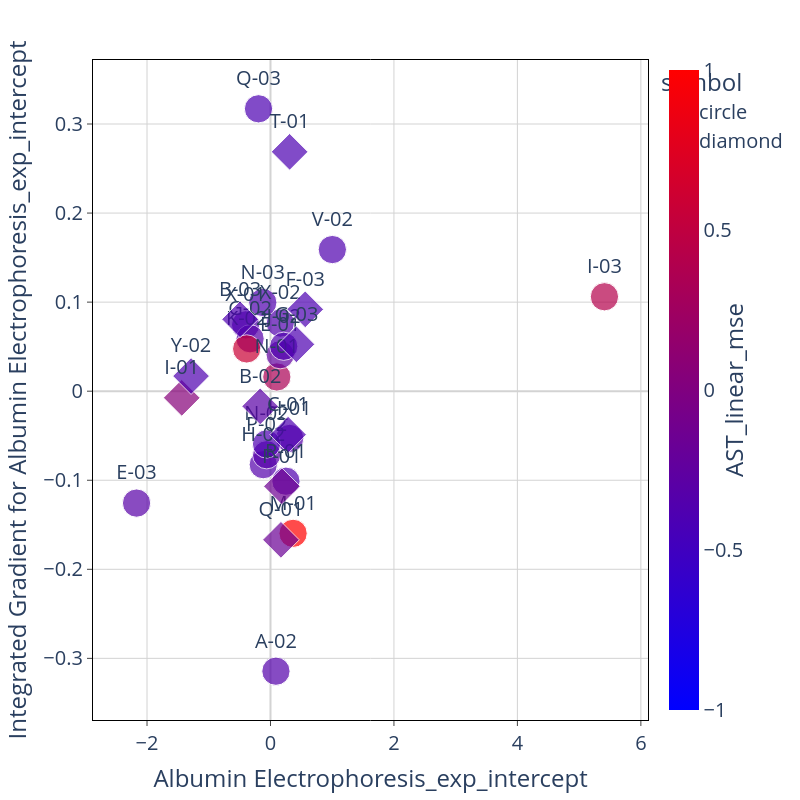

Write notebook code for a chart like this one.
### Code cell
feat_1 = IGtable.columns[feature_order[1]]
feat_2 = IGtable.columns[feature_order[2]]

# fig = px.scatter(x = IG_X[feat_1], y = IGtable[feat_1], text= ID_track_all, color = IG_X[feat_2])
# fig.update_traces(marker=dict(size=12), textposition = 'top center')


fig=px.scatter(x = IG_x_concat[feat_1], y = IGtable_concat[feat_1], 
                 text= IGtable_concat['DeID'], 
                 color = IG_x_concat[feat_2],
                 symbol = IGtable_concat['Shape'], size = [0.5 for i in range(len(IGtable_concat['DeID']))]
                )

# fig.update_traces(marker=dict(size=12, symbol = 'square'), textposition = 'top center')
fig.update_traces(textposition = 'top center')



fig.update_layout(
    plot_bgcolor='white',
    autosize=False,
    width=800,
    height=800,
    coloraxis = {'colorscale':'Bluered'},
    xaxis_title = feat_1,
    yaxis_title = "Integrated Gradient for " + feat_1,
    font=dict(size=20)
)

fig.update_xaxes(
    zeroline=True,
    zerolinecolor='lightgrey',
    mirror=True,
    ticks='outside',
    showline=True,
    linecolor='black',
    gridcolor='lightgrey'
    )
    
fig.update_yaxes(
    zeroline=True,
    zerolinecolor='lightgrey',
    mirror=True,
    ticks='outside',
    showline=True,
    linecolor='black',
    gridcolor='lightgrey'
)

fig.update_coloraxes(colorbar_showticklabels=True,
                    colorbar_title=dict(text=feat_2,side = "right"),
                    cmin = -1, cmax = 1)

fig.show()

### Figure 1 — Plotly figure (JSON) as saved in the notebook; plotly's stock layout.template omitted (floating-point values rounded to 4 significant figures)
{"data": [{"hovertemplate": "symbol=circle<br>x=%{x}<br>y=%{y}<br>size=%{marker.size}<br>text=%{text}<br>color=%{marker.color}<extra></extra>", "legendgroup": "circle", "marker": {"color": [-0.3608, -0.341, -0.3562, -0.3129, -0.3288, -0.3519, 4.638, 0.3365, -0.3249, -0.3712, -0.3967, -0.2445, 0.4127, -0.3277, -0.3688, 0.5843, -0.3732, -0.3702, -0.3967], "coloraxis": "coloraxis", "size": [0.5, 0.5, 0.5, 0.5, 0.5, 0.5, 0.5, 0.5, 0.5, 0.5, 0.5, 0.5, 0.5, 0.5, 0.5, 0.5, 0.5, 0.5, 0.5], "sizemode": "area", "sizeref": 0.00125, "symbol": "circle"}, "mode": "markers+text", "name": "circle", "orientation": "v", "showlegend": true, "text": ["X-02", "A-02", "X-01", "E-03", "H-01", "H-02", "M-01", "N-01", "P-02", "R-01", "N-02", "E-01", "I-03", "G-02", "J-02", "K-02", "N-03", "V-02", "Q-03"], "textposition": "top center", "type": "scatter", "x": [0.159, 0.08823, -0.4035, -2.17, 0.3109, -0.1168, 0.3662, 0.1026, -0.06231, 0.2506, -0.06431, 0.1568, 5.41, -0.3307, 0.2145, -0.3856, -0.1245, 1.002, -0.1939], "xaxis": "x", "y": [0.07647, -0.3144, 0.07444, -0.1256, -0.053, -0.08251, -0.1596, 0.01597, -0.07137, -0.1011, -0.05926, 0.04092, 0.106, 0.05885, 0.05043, 0.04747, 0.09955, 0.159, 0.3171], "yaxis": "y"}, {"hovertemplate": "symbol=diamond<br>x=%{x}<br>y=%{y}<br>size=%{marker.size}<br>text=%{text}<br>color=%{marker.color}<extra></extra>", "legendgroup": "diamond", "marker": {"color": [-0.3967, -0.2986, 0.05305, -0.379, -0.3931, -0.3821, -0.1486, -0.3909, -0.1706, -0.3898], "coloraxis": "coloraxis", "size": [0.5, 0.5, 0.5, 0.5, 0.5, 0.5, 0.5, 0.5, 0.5, 0.5], "sizemode": "area", "sizeref": 0.00125, "symbol": "diamond"}, "mode": "markers+text", "name": "diamond", "orientation": "v", "showlegend": true, "text": ["T-01", "B-02", "I-01", "Y-02", "F-03", "B-03", "F-01", "G-03", "Q-01", "C-01"], "textposition": "top center", "type": "scatter", "x": [0.3101, -0.167, -1.438, -1.287, 0.5627, -0.4927, 0.1853, 0.42, 0.1694, 0.2852], "xaxis": "x", "y": [0.2688, -0.01699, -0.007471, 0.01697, 0.09191, 0.08072, -0.1068, 0.05259, -0.1669, -0.04883], "yaxis": "y"}], "layout": {"autosize": false, "coloraxis": {"cmax": 1, "cmin": -1, "colorbar": {"showticklabels": true, "title": {"side": "right", "text": "AST_linear_mse"}}, "colorscale": [[0, "rgb(0,0,255)"], [1, "rgb(255,0,0)"]]}, "font": {"size": 20}, "height": 800, "legend": {"itemsizing": "constant", "title": {"text": "symbol"}, "tracegroupgap": 0}, "margin": {"t": 60}, "plot_bgcolor": "white", "width": 800, "xaxis": {"anchor": "y", "autorange": true, "domain": [0, 1], "gridcolor": "lightgrey", "linecolor": "black", "mirror": true, "range": [-2.871, 6.112], "showline": true, "ticks": "outside", "title": {"text": "Albumin Electrophoresis_exp_intercept"}, "type": "linear", "zeroline": true, "zerolinecolor": "lightgrey"}, "yaxis": {"anchor": "x", "autorange": true, "domain": [0, 1], "gridcolor": "lightgrey", "linecolor": "black", "mirror": true, "range": [-0.3692, 0.3719], "showline": true, "ticks": "outside", "title": {"text": "Integrated Gradient for Albumin Electrophoresis_exp_intercept"}, "type": "linear", "zeroline": true, "zerolinecolor": "lightgrey"}}}
